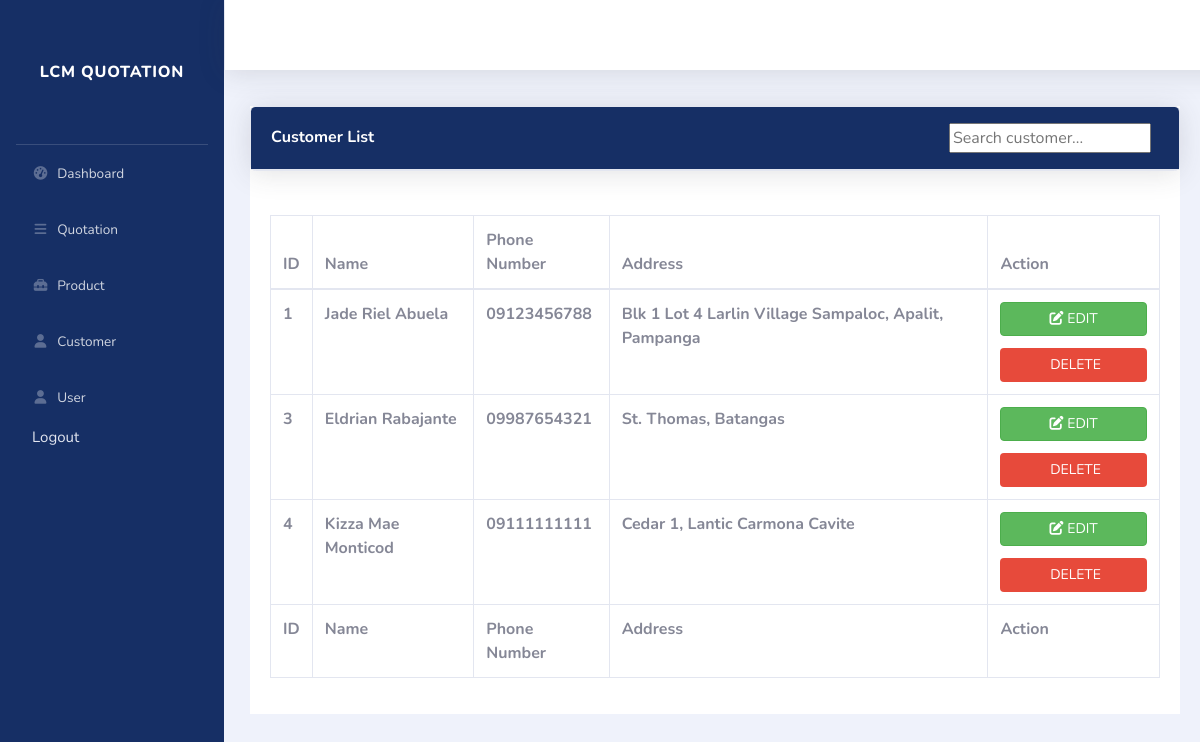
Page /customer.php on the earlier database version.
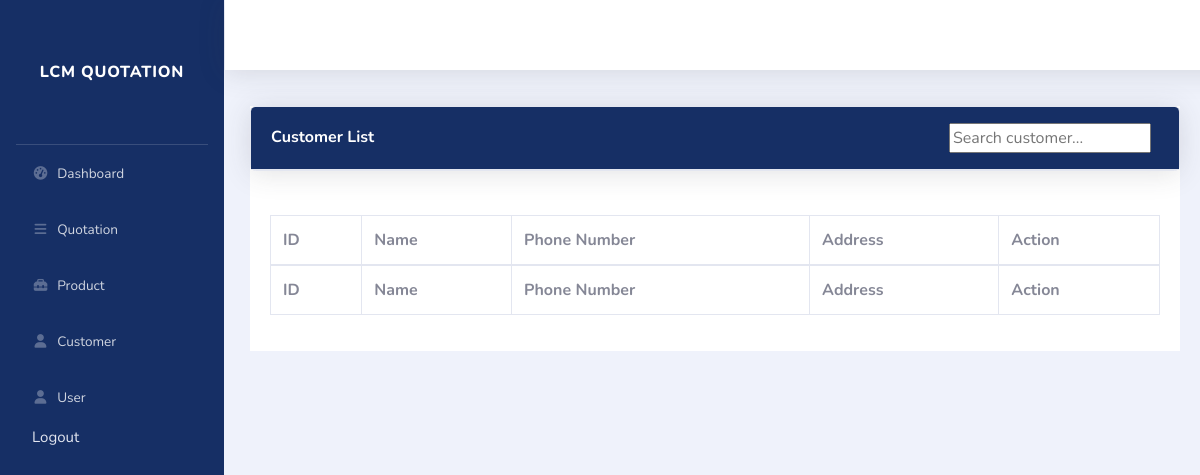
Same page on the later database version.
### tables this page shows
CREATE TABLE `customer` (
  `id` int(225) NOT NULL,
  `customer_name` varchar(225) NOT NULL,
  `customer_num` varchar(225) NOT NULL,
  `address` varchar(225) NOT NULL
);

### customer.php (the view, shortened to what this page needs)
<?php
require 'db_conn.php';
?>
<!DOCTYPE html>
<html lang="en">
<head>
    <link href="vendor/fontawesome-free/css/all.min.css" rel="stylesheet" type="text/css">
    <link href="css/sb-admin-2.min.css" rel="stylesheet">
</head>
<body id="page-top">
    <?php
    require 'sidebar.php';
    ?>
    <div class="container-product bg-white" id="productContainer">
        <div class="card shadow mb-4">
            <div class="card-header py-3 d-flex justify-content-between align-items-center">
                <h6 class="m-0 font-weight-bold text-white">Customer List</h6>
                <div class="search-box-customer d-flex align-items-center ">
                  <input type="text" class="mr-2" id="searchInputLeft" placeholder="Search customer..." onkeyup="searchCustomer()">
                </div>
            </div>
        </div>
        <div class="card-body">
                <div class="table-responsive">
                    <table class="table table-bordered" id="userTable" width="100%" cellspacing="0">
                    <form method="POST" action="add.php">
                        <thead>
                                <tr>
                                    <th>ID</th>
                                    <th>Name</th>
                                    <th>Phone Number</th>
                                    <th>Address</th>
                                    <th>Action</th>
                                </tr>
                            </thead>
                            <tfoot>
                                <tr>
                                    <th>ID</th>
                                    <th>Name</th>
                                    <th>Phone Number</th>
                                    <th>Address</th>
                                    <th>Action</th>
                                </tr>
                            </tfoot>
                            <?php
                            $result = mysqli_query($conn, "SELECT * FROM customer");
                            while ($row = mysqli_fetch_assoc($result)) {
                        ?>
                            <tr id="customerRow">
                                <th><?php echo $row['id']; ?></th>
                                <th><?php echo $row['customer_name']; ?></th>
                                <th><?php echo $row['customer_num']; ?></th>
                                <th><?php echo $row['address']; ?></th>
                                <th>
                                    <a href="edit-customer.php?edit=<?php echo $row['id']; ?>" class="btn btn-success btn-block mb-1"> <i class="fas fa-edit"></i> EDIT </a>
                                    <a href="customer.php?delete=<?php echo $row['id']; ?>" class="btn btn-danger btn-block "> <i class="fas fa-delete"></i> DELETE </a>
                                </th>
                            </tr>
                        <?php
                            }
                        ?>
                    </form>
                </div>
            </div>
    </div>
</body>
</html>

Differences in the rows shown:
removed customer: id "1", customer_name "Jade Riel Abuela", customer_num "09123456788", address "Blk 1 Lot 4 Larlin Village Sampaloc, Apalit, Pampanga"
removed customer: id "3", customer_name "Eldrian Rabajante", customer_num "09987654321", address "St. Thomas, Batangas"
removed customer: id "4", customer_name "Kizza Mae Monticod", customer_num "09111111111", address "Cedar 1, Lantic Carmona Cavite"
